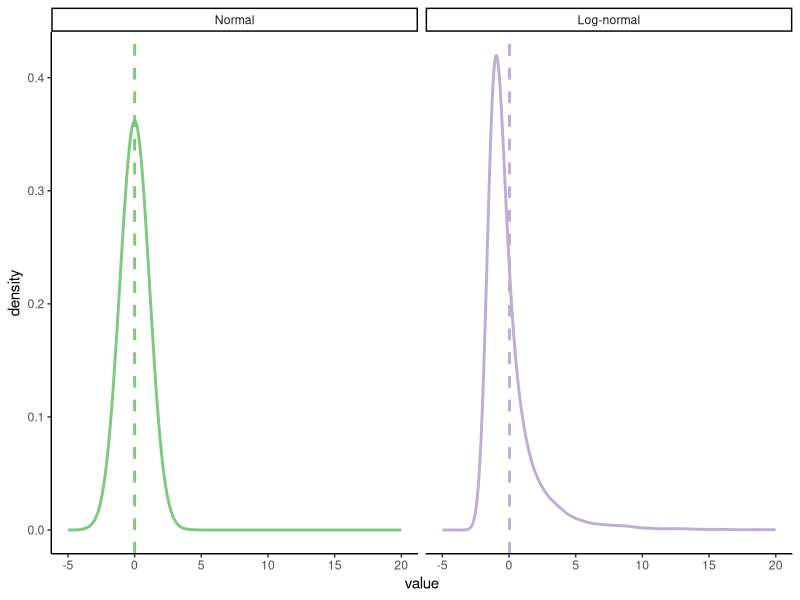
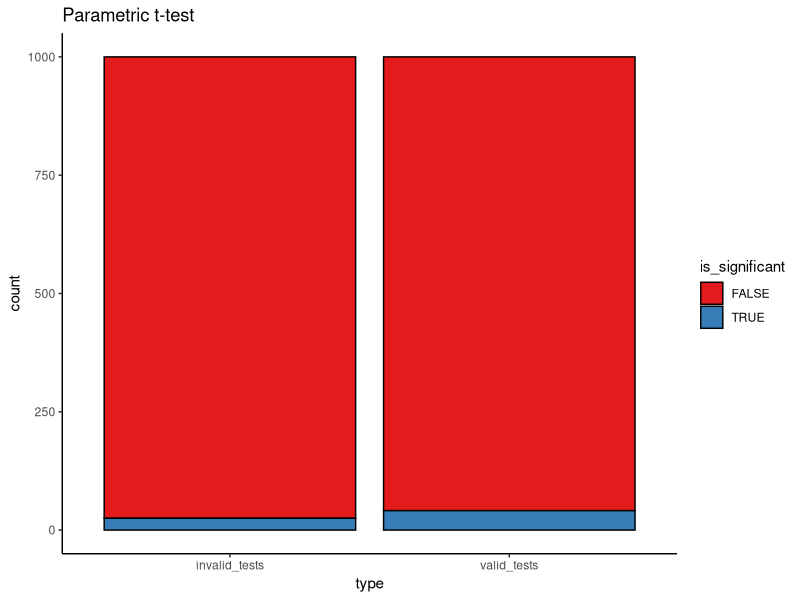
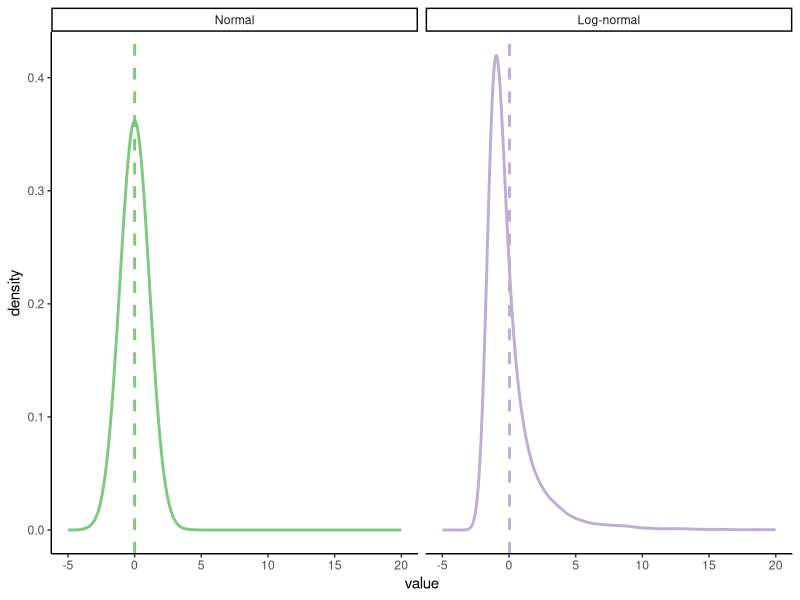

Here is the R script that generated these plots, in order: (Note: a time limit stopped this script after it produced the figures.)
## ---- chunk 1
# these options here change the formatting of how comments are rendered
knitr::opts_chunk$set(
  comment = "",
  results = "hold",
  fig.show = "hold")
## ---- chunk 2
library("boot")
library("patchwork") 
library("tidyverse")

# include references for used packages
knitr::write_bib(.packages(), "packages.bib") 
## ---- chunk 3
theme_set(
  theme_classic() #set the theme 
)
## ---- chunk 4
num_points = 1e4
parametric_plotting_data = data.frame(distribution = rep(c("Normal", "Log-normal"), each=num_points),
                                      value = c(rnorm(num_points, 0, 1),  # normal
                                                exp(rnorm(num_points, 0, 1)) - exp(1/2))) %>%
  mutate(distribution=factor(distribution, levels=c("Normal", "Log-normal")))

## ---- chunk 5
ggplot(parametric_plotting_data, aes(x=value, color=distribution)) +
  geom_density(bw=0.5, size=1) +
  geom_vline(data=parametric_plotting_data %>%
               group_by(distribution) %>%
               summarize(mean_value = mean(value), sd_value = sd(value)),
             aes(xintercept=mean_value, color=distribution), 
             linetype=2, size=1) +
  xlim(-5, 20) +
  facet_grid(~ distribution, scales="free") +
  guides(color=F) +
  scale_color_brewer(palette="Accent")
## ---- chunk 6
ggsave("figures/log_normal_dists.png", width=5, height=3)
## ---- chunk 7
gen_data_and_test = function(num_observations_per) {
x = rnorm(num_observations_per, 0, 1.1)
y = rnorm(num_observations_per, 0, 1.1)

pnormal = t.test(x, y, var.equal=T)$p.value

# what if the data are log-normally distributed?
x = exp(rnorm(num_observations_per, 0, 1.1))
y = exp(rnorm(num_observations_per, 0, 1.1))

pnotnormal = t.test(x, y, var.equal=T)$p.value 
return(c(pnormal, pnotnormal))
}

parametric_issues_demo = function(num_tests, num_observations_per) {
  replicate(num_tests, gen_data_and_test(num_observations_per))
}
## ---- chunk 8
set.seed(0) # ensures we get the same results each time we run it

num_tests = 1000 # how many datasets to generate/tests to run
num_observations_per = 20 # how many obsservations in each dataset

parametric_issues_results = parametric_issues_demo(num_tests=num_tests, 
                                                   num_observations_per=num_observations_per)




parametric_issues_d = data.frame(valid_tests = parametric_issues_results[1,],
                                 invalid_tests = parametric_issues_results[2,],
                                 iteration=1:num_tests) %>%
  gather(type, p_value, contains("tests")) %>%
  mutate(is_significant = p_value < 0.05)

# Number significant results with normally distributed data
sum(parametric_issues_results[1,] < 0.05)

# number of significant results with log-normally distributed data
sum(parametric_issues_results[2,] < 0.05)
## ---- chunk 9
ggplot(parametric_issues_d, aes(x=type, fill=is_significant)) +
  geom_bar(stat="count", color="black") +
  scale_fill_brewer(palette="Set1") +
  labs(title="Parametric t-test")
## ---- chunk 10
boot_mean_diff_test = function(x, y) {
  obs_t = t.test(x, y)$statistic
  boot_iterate = function(x, y, indices) { # indices is a dummy here
    x_samp = sample(x, 
                    length(x), 
                    replace=T)
    y_samp = sample(y, 
                    length(y), 
                    replace=T)
    mean_diff = mean(y_samp) - mean(x_samp)
    return(mean_diff)
  }
  boots = boot(data = c(x, y), boot_iterate, R=500)
#  boots = replicate(100, boot_iterate(x, y))
#  quants = quantile(boots, probs=c(0.025, 0.975))
  quants = boot.ci(boots)$bca[4:5]
  return(sign(quants[1]) == sign(quants[2]))

}
## ---- chunk 11
# gen_data_and_boot_test = function(num_observations_per) {
# x = rnorm(num_observations_per, 0, 1.1)
# y = rnorm(num_observations_per, 0, 1.1)
# 
# pnormal = boot_mean_diff_test(x, y)
# 
# # what if the data are log-normally distributed?
# x = exp(rnorm(num_observations_per, 0, 1.1))
# y = exp(rnorm(num_observations_per, 1, 1.1))
# 
# pnotnormal = boot_mean_diff_test(x, y)
# return(c(pnormal, pnotnormal))
# }
# 
# boot_results = replicate(num_tests, gen_data_and_boot_test(num_observations_per))
# sum(boot_results[1,])
# sum(boot_results[2,])
## ---- chunk 12
perm_mean_diff_test = function(x, y) {
  obs_t = t.test(x, y)$statistic
  combined_data = c(x, y)
  n_combined = length(combined_data)
  n_x = length(x)
  perm_iterate = function(x, y) {
    perm = sample(n_combined)
    x_samp = combined_data[perm[1:n_x]]
    y_samp = combined_data[perm[-(1:n_x)]]
    this_t = t.test(x_samp, y_samp)$statistic
    return(this_t)
  }
  perms = replicate(500, perm_iterate(x, y))
  quants = quantile(perms, probs=c(0.025, 0.975))
  return(obs_t < quants[1] | obs_t > quants[2])
}
## ---- chunk 13
# this could be much more efficient
gen_data_and_norm_and_perm_test = function(num_observations_per) {
  d = data.frame(distribution=c(),
                 null_true=c(),
                 parametric=c(),
                 permutation=c()) 
    
  # normally distributed 
  ## null
  x = rnorm(num_observations_per, 0, 1.1)
  y = rnorm(num_observations_per, 0, 1.1)
  
  sig_par = t.test(x, y)$p.value < 0.05
  sig_perm = perm_mean_diff_test(x, y)
  d = bind_rows(d, 
                data.frame(distribution="Normal",
                           null_true=T,
                           parametric=sig_par,
                           permutation=sig_perm))
  
  ## non-null
  x = rnorm(num_observations_per, 0, 1.1)
  y = rnorm(num_observations_per, 1, 1.1)
  
  sig_par = t.test(x, y)$p.value < 0.05
  sig_perm = perm_mean_diff_test(x, y)
  d = bind_rows(d, 
                data.frame(distribution="Normal",
                           null_true=F,
                           parametric=sig_par,
                           permutation=sig_perm))
  
  # what if the data are log-normally distributed?
  ## null
  x = exp(rnorm(num_observations_per, 0, 1.1))
  y = exp(rnorm(num_observations_per, 0, 1.1))
  
  sig_par = t.test(x, y)$p.value < 0.05
  sig_perm = perm_mean_diff_test(x, y)
  d = bind_rows(d, 
                data.frame(distribution="Log-normal",
                           null_true=T,
                           parametric=sig_par,
                           permutation=sig_perm))
  
  ## non-null
  x = exp(rnorm(num_observations_per, 0, 1.1))
  y = exp(rnorm(num_observations_per, 1, 1.1))
  
  sig_par = t.test(x, y)$p.value < 0.05
  sig_perm = perm_mean_diff_test(x, y)
  d = bind_rows(d, 
                data.frame(distribution="Log-normal",
                           null_true=F,
                           parametric=sig_par,
                           permutation=sig_perm))
  
  return(d)
}

perm_results = replicate(num_tests, gen_data_and_norm_and_perm_test(num_observations_per),
                         simplify=F) %>%
  bind_rows()
## ---- chunk 14
perm_results = perm_results %>%
  gather(test_type, significant, parametric, permutation) %>%
  mutate(distribution=factor(distribution, levels=c("Normal", "Log-normal")),
         null_true=ifelse(null_true, 
                          "Null True",
                          "Alternative True"))
## ---- chunk 15
ggplot(perm_results %>%
         filter(null_true == "Alternative True"), aes(x=test_type, fill=significant)) +
  geom_bar(stat="count", color="black") +
  scale_fill_brewer(palette="Set1") +
  facet_grid(null_true ~ distribution) + 
  geom_hline(data=data.frame(null_true="Alternative True", 
                        alpha=num_tests*0.8),
             mapping=aes(yintercept=alpha),
             linetype=2,
             size=1,
             alpha=0.5) +
  labs(x = "Test type", y = "Percent") +
  scale_y_continuous(breaks = c(0, 0.8, 1)*num_tests,
                     labels = paste(c(0, 80, 100), "%", sep=""))
## ---- chunk 16
ggsave("figures/perm_test.png", width=5, height=3)
## ---- chunk 17
perm_results %>% 
  group_by(test_type, distribution, null_true) %>%
  summarize(pct_significant = sum(significant)/n())

## ---- chunk 18
num_points = 500
true_intercept = 0
true_slope = 1.
set.seed(0)
parametric_ci_data = data.frame(IV = rep(runif(num_points,  -1, 1), 2),
                                type = rep(c("IID Error", "Non-IID Error"), each=num_points),
                                error = rep(rnorm(num_points, 0, 1), 2)) %>%
  mutate(DV = ifelse(
    type == "IID Error",
    true_slope*IV + error,
    true_slope*IV + 2*abs(IV)*error)) # error increases proportional to distance from 0 on the IV

## ---- chunk 19
ggplot(parametric_ci_data,
       aes(x=IV, y=DV, color=type)) +
  geom_point(alpha=0.5) +
  geom_smooth(method="lm", se=T, color="black", 
              size=1.5, level=0.9999) + # inflating the confidence bands a bit
                                       # to show their distribution is similar
  scale_color_brewer(palette="Accent") +
  facet_wrap(~type) +
  guides(color=F)
## ---- chunk 20
ggsave("figures/error_dist_non_null.png", width=5, height=3)
## ---- chunk 21
summary(lm(DV ~ IV, parametric_ci_data %>% filter(type=="IID Error")))
summary(lm(DV ~ IV, parametric_ci_data %>% filter(type=="Non-IID Error")))
## ---- chunk 22
ex2_lm_bootstrap_CIs = function(data, R=1000) {
  lm_results = summary(lm(DV ~ IV, data=data))$coefficients
  bootstrap_coefficients = function(data, indices) {
    linear_model = lm(DV ~ IV, 
                      data=data[indices,]) # will select a bootstrap sample of the data
    return(linear_model$coefficients)
  }

  boot_results = boot(data=data,
                      statistic=bootstrap_coefficients,
                      R=R)
  boot_intercept_CI = boot.ci(boot_results, index=1, type="bca")
  boot_slope_CI = boot.ci(boot_results, index=2, type="bca")
  return(data.frame(intercept_estimate=lm_results[1, 1],
                    intercept_SE=lm_results[1,2],
                    slope_estimate=lm_results[2, 1],
                    slope_SE=lm_results[2,2],
                    intercept_boot_CI_low=boot_intercept_CI$bca[4],
                    intercept_boot_CI_hi=boot_intercept_CI$bca[5],
                    slope_boot_CI_low=boot_slope_CI$bca[4],
                    slope_boot_CI_hi=boot_slope_CI$bca[5]))
}
## ---- chunk 23
set.seed(0) # for bootstraps
coefficient_CI_data = parametric_ci_data %>%
  group_by(type) %>%
  do(ex2_lm_bootstrap_CIs(.)) %>%
  ungroup() 
## ---- chunk 24
coefficient_CI_data = coefficient_CI_data %>%
  gather(variable, value, -type) %>%
  separate(variable, c("parameter", "measurement"), extra="merge") %>%
  spread(measurement, value) %>%
  mutate(parametric_CI_low=estimate-1.96*SE,
         parametric_CI_hi=estimate+1.96*SE) %>%
  gather(CI_type, value, contains("CI")) %>%
  separate(CI_type, c("CI_type", "high_or_low"), extra="merge") %>%
  spread(high_or_low, value) %>%
  mutate(CI_type = factor(CI_type))
## ---- chunk 25
plot_coefficient_CI_data = function(coefficient_CI_data, errorbar_width=0.5) {
  p = ggplot(data=coefficient_CI_data, aes(x=parameter, color=CI_type, y=estimate, ymin=CI_low, ymax=CI_hi)) +
    geom_hline(data=data.frame(parameter=c("intercept", "slope"),
                               estimate=c(true_intercept, true_slope)), 
               mapping=aes(yintercept=estimate),
               linetype=3) +
    geom_point(size=2, position=position_dodge(width=0.2)) +
    geom_errorbar(position=position_dodge(width=0.2), width=errorbar_width) +
    facet_grid(~type) + 
    scale_y_continuous(breaks=c(0, 0.5, 1), limits=c(-0.2, 1.5)) +
    scale_color_brewer(palette="Dark2", drop=F)
}
## ---- chunk 26
plot_coefficient_CI_data(coefficient_CI_data)
ggsave("figures/error_dist_CI_example.png", width=5, height=3)

plot_coefficient_CI_data(coefficient_CI_data %>% 
                           filter(CI_type=="parametric"),
                         0.25)
ggsave("figures/error_dist_CI_example_parametric_only.png", width=5, height=3)
## ---- chunk 27
num_points = 200
true_intercept = 0
true_slope = 0.
set.seed(0)
parametric_ci_data = data.frame(IV = rep(runif(num_points,  -1, 1), 2),
                                type = rep(c("IID Error", "Non-IID Error"), each=num_points),
                                error = rep(rnorm(num_points, 0, 1), 2)) %>%
  mutate(DV = ifelse(
    type == "IID Error",
    true_slope*IV + error,
    true_slope*IV + 2*abs(IV)*error)) # error increases proportional to distance from 0 on the IV

## ---- chunk 28
ggplot(parametric_ci_data,
       aes(x=IV, y=DV, color=type)) +
  geom_point(alpha=0.5) +
  geom_smooth(method="lm", se=T, color="black", 
              size=1.5, level=0.9999) + # inflating the confidence bands a bit
                                       # to show their distribution is similar
  scale_color_brewer(palette="Accent") +
  facet_wrap(~type) +
  guides(color=F)
## ---- chunk 29
ggsave("figures/error_dist_null.png", width=5, height=3)
## ---- chunk 30
error_dist_null_sample = function(num_points) {
  true_intercept = 0
  true_slope = 0
  # We'll sample only for the scaling error case, we know IID works 
  this_data = data.frame(IV = runif(num_points,  -1, 1),
                         error = rnorm(num_points, 0, 1)) %>%
    mutate(DV = true_slope*IV + 2*abs(IV)*error) # error increases proportional to distance from 0 on the IV

  coefficient_CI_data = ex2_lm_bootstrap_CIs(this_data,
                                             R=500) # take fewer bootstrap samples, to speed things up
  
  coefficient_CI_data = coefficient_CI_data %>%
    gather(variable, value) %>%
    separate(variable, c("parameter", "measurement"), extra="merge") %>%
    spread(measurement, value) %>%
    mutate(parametric_CI_low=estimate-1.96*SE,
           parametric_CI_hi=estimate+1.96*SE) %>%
    gather(CI_type, value, contains("CI")) %>%
    separate(CI_type, c("CI_type", "high_or_low"), extra="merge") %>%
    spread(high_or_low, value) %>%
    mutate(significant = sign(CI_hi) == sign(CI_low)) %>%
    select(parameter, CI_type, significant)
  return(list(coefficient_CI_data))
}
## ---- chunk 31
num_simulations = 500
num_points = 200
set.seed(0)
noise_dist_simulation_results = replicate(num_simulations, error_dist_null_sample(num_points)) %>%
  bind_rows()
## ---- chunk 32
ggplot(noise_dist_simulation_results, aes(x=CI_type, fill=significant)) +
  geom_bar(stat="count", color="black") +
  scale_fill_brewer(palette="Set1", direction=-1) + 
  facet_wrap(~parameter) +
  scale_y_continuous(breaks=c(0, 0.05*num_simulations, num_simulations),
                     labels=c("0%", expression(Nominal ~ alpha), "100%")) +
  labs(x="Test type",
       y="Proportion significant") +
  geom_hline(yintercept=0.05*num_simulations, linetype=2)
## ---- chunk 33
ggsave("figures/error_dist_proportion_significant.png", width=5, height=3)
## ---- chunk 34
noise_dist_simulation_results %>%
  count(parameter, CI_type, significant) %>%
  mutate(prop=n/num_simulations)
## ---- chunk 35
density_similarity_conceptual_plot_data = expand.grid(x=seq(0, 4, 0.01),
                                                      y=seq(0, 4, 0.01)) %>%
  mutate(population_1 = exp(-((x-2)^2 +(y-3)^2)/8) * exp(-((x-2/y)^2 +(y-1/x)^2)/2), #These are definitely not proper distributions
         population_2 = exp(-((x)^2 +(y)^2)/8) * exp(-((x/2)^2 +(y/2-1/x)^2)/2)) %>% 
  gather(population, value, contains("population"))
  
## ---- chunk 36
ggplot(density_similarity_conceptual_plot_data,
       aes(x=x, y=y, z=value, color=population)) +
  geom_contour(size=1, bins=8) +
  scale_color_brewer(palette="Dark2") +
  facet_wrap(~population) +
  labs(x = "Feature 1", y="Feature 2") +
  guides(color=F)
## ---- chunk 37
ggsave("figures/conceptual_density_plot.png", width=5, height=3)
## ---- chunk 38
num_points = 100
true_intercept = 0
true_slope = 1.
set.seed(2) # I p-hacked the shit out of this demo to make the ideas more clear
parametric_ci_data = data.frame(IV = rep(runif(num_points,  -1, 1), 2),
                                type = rep(c("IID Error", "Scaling Error"), each=num_points),
                                error = rep(rnorm(num_points, 0, 1), 2)) %>%
  mutate(DV = ifelse(
    type == "IID Error",
    true_slope*IV + error,
    true_slope*IV + 2*abs(IV)*error)) # error increases proportional to distance from 0 on the IV
## ---- chunk 39
p = ggplot(parametric_ci_data,
       aes(x=IV, y=DV)) +
  geom_point(alpha=0.25) +
  geom_smooth(method="lm", se=F, color="black", 
              size=1.5) + 
  facet_wrap(~type) 
p
## ---- chunk 40
ggsave("figures/bootstrap_demo_0.png", width=5, height=3)
## ---- chunk 41
set.seed(15) # See above RE: p-hacking
samp_1_indices = sample(2:num_points, num_points, replace=T)
samp_1 = parametric_ci_data[c(samp_1_indices, samp_1_indices+num_points), ] # take the same rows from each type of data
set.seed(2) # See above RE: p-hacking
samp_2_indices = sample(1:num_points, num_points, replace=T)
samp_2 = parametric_ci_data[c(samp_2_indices, samp_2_indices+num_points), ]

many_samples_indices = sample(1:num_points, 8*num_points, replace=T)
many_samples = bind_rows(samp_1 %>%
                           mutate(sample=1), 
                         samp_2 %>% mutate(sample=2),
                         parametric_ci_data[c(many_samples_indices, many_samples_indices+num_points),] %>%
                           mutate(sample=rep(rep(3:10, each=num_points), 2)))
## ---- chunk 42
p + 
  geom_point(data=samp_1,
             aes(color=NA), color="red", alpha=0.5) 

## ---- chunk 43
ggsave("figures/bootstrap_demo_1.png", width=5, height=3)
## ---- chunk 44
p + 
  geom_point(data=samp_1,
             aes(color=NA), color="red", alpha=0.5) +
  geom_smooth(data=samp_1,
              method="lm", se=F, color="red", 
              size=1.5) 

## ---- chunk 45
ggsave("figures/bootstrap_demo_2.png", width=5, height=3)
## ---- chunk 46
p + 
  geom_point(data=samp_2,
             aes(color=NA), color="red", alpha=0.5) 
## ---- chunk 47
ggsave("figures/bootstrap_demo_3.png", width=5, height=3)
## ---- chunk 48
p + 
  geom_point(data=samp_2,
             aes(color=NA), color="red", alpha=0.5) +
  geom_smooth(data=samp_2,
              method="lm", se=F, color="red", 
              size=1.5) 
## ---- chunk 49
ggsave("figures/bootstrap_demo_4.png", width=5, height=3)
## ---- chunk 50
p +  
  geom_smooth(data=many_samples,
              aes(group=sample),
              method="lm", se=F, 
              size=1.5,
              color="red")
## ---- chunk 51
ggsave("figures/bootstrap_demo_5.png", width=5, height=3)
## ---- chunk 52
num_top_points = 23
num_mid_points = 4
num_outlier_points = 2
max_score = 100
set.seed(0)
test_score_data = data.frame(
  score=c(rbinom(num_top_points, max_score, 0.9999), rbinom(num_mid_points, max_score, 0.97), sample(0:max_score, num_outlier_points, replace=T)),
  type="Observed sample"
)
## ---- chunk 53
get_mean_score = function(data, indices) {
  return(mean(data[indices,]$score))
}

bootstrap_results = boot(test_score_data, get_mean_score, R=1000)
bootstrap_CIs = boot.ci(bootstrap_results)
bootstrap_CIs
## ---- chunk 54
test_summary_data = test_score_data %>%
  summarise(mean=mean(score),
            se=sd(score)/sqrt(n()),
            parametric_CI_low=mean-1.96*se,
            parametric_CI_high=mean+1.96*se) 

test_score_data = test_score_data %>%
  bind_rows(
    data.frame(score=bootstrap_results$t, type="Boot. sampling dist.")
  )  %>%
  mutate(type=factor(type, levels=c("Observed sample", "Boot. sampling dist.")))

test_summary_data = test_summary_data %>%
  mutate(type = factor("Boot. sampling dist.", levels=levels(test_score_data$type)),
         percentile_CI_low=bootstrap_CIs$percent[4],
         percentile_CI_high=bootstrap_CIs$percent[5],
         bca_CI_low=bootstrap_CIs$bca[4],
         bca_CI_high=bootstrap_CIs$bca[5]) %>%
  gather(CI_type, value, contains("CI")) %>%
  separate(CI_type, c("CI_type", "endpoint"), extra="merge") %>%
  spread(endpoint, value) %>%
  mutate(y=c(170, 210, 190),
         CI_type=factor(CI_type, levels=c("parametric", "percentile", "bca"), labels=c("Normal", "Boot: %", "Boot: BCA")))
## ---- chunk 55
ggplot(test_summary_data %>%
             filter(CI_type != "Boot: BCA"), aes(x=score)) +
  geom_histogram(data=test_score_data,
                 binwidth=1) +
  geom_point(mapping=aes(x=mean, y=y, color=CI_type),
             size=2) +
  geom_errorbarh(mapping=aes(y=y, color=CI_type, xmin=CI_low, x=NULL, xmax=CI_high),
                 size=1,
                 position=position_dodge()) +
  facet_grid(type ~ ., scales="free_y")+
  scale_color_brewer(palette="Dark2") +
  guides(color=guide_legend(title="CI"))


## ---- chunk 56
ggsave("figures/bootstrap_CI_0.png", width=5, height=3)
## ---- chunk 57
ggplot(test_summary_data, aes(x=score)) +
  geom_histogram(data=test_score_data,
                 binwidth=1) +
  geom_point(mapping=aes(x=mean, y=y, color=CI_type),
             size=2) +
  geom_errorbarh(mapping=aes(y=y, color=CI_type, xmin=CI_low, x=NULL, xmax=CI_high),
                 size=1,
                 position=position_dodge()) +
  facet_grid(type ~ ., scales="free_y")+
  scale_color_brewer(palette="Dark2") +
  guides(color=guide_legend(title="CI"))
ggsave("figures/bootstrap_CI_1.png", width=5, height=3)
## ---- chunk 58
num_flips = 20
true_heads_prob = 0.9
set.seed(2)
flips = rbinom(num_flips, 1, true_heads_prob)
flip_data = data.frame(flip_result = factor(flips, labels=c("Tails", "Heads")))
## ---- chunk 59
flip_data_plot = ggplot(data = flip_data, aes(x = flips, fill = flips)) +
  geom_dotplot(binwidth=0.03) +
  scale_x_continuous(breaks = c(0, 1),
                     labels = c("tails", "heads")) +
  scale_y_continuous(breaks=c()) +
  labs(x="Flip result", y="")
## ---- chunk 60
get_mean_heads = function(data, indices) {
  return(mean(data[indices, "flip_result"] == "Heads"))
}

set.seed(0)
bootstrap_results = boot(flip_data, get_mean_heads, R=20000)
bootstrap_CIs = boot.ci(bootstrap_results)
bootstrap_CIs
## ---- chunk 61
flip_boot_plot = ggplot(data=data.frame(mean_flips=bootstrap_results$t),
                        aes(x=mean_flips)) +
  geom_histogram(binwidth=0.05) +
  xlim(0, 1) +
  geom_vline(xintercept=0.5,
             color="red",
             size=1.1) +
  annotate("text",
           label="Null value",
           color="red",
           x=0.43, y=2500,
           angle=90,
           size=4) +
  annotate("text",
           label="95% CI",
           color="blue",
           x=0.75, y=5400,
           size=4) +
  geom_errorbarh(aes(xmin=bootstrap_CIs$bca[4],
                    xmax=bootstrap_CIs$bca[5],
                    y=5100),
                 color="blue", 
                 size=1.1,
                 height=200) +
  labs(x="Boot. sampling dist.")

flip_boot_plot
## ---- chunk 62
flip_data_plot + flip_boot_plot +
  plot_layout()


ggsave("figures/bootstrap_test.png", width=5, height=2.5)
## ---- chunk 63
bootstrap_CIs = boot.ci(bootstrap_results,
                        conf=0.999)
flip_boot_plot = ggplot(data=data.frame(mean_flips=bootstrap_results$t),
                        aes(x=mean_flips)) +
  geom_histogram(binwidth=0.05) +
  xlim(0, 1) +
  geom_vline(xintercept=0.5,
             color="red",
             size=1.1) +
  annotate("text",
           label="Null value",
           color="red",
           x=0.43, y=2500,
           angle=90,
           size=4) +
  annotate("text",
           label="99.9% CI",
           color="blue",
           x=0.75, y=5400,
           size=4) +
  geom_errorbarh(aes(xmin=bootstrap_CIs$bca[4],
                    xmax=bootstrap_CIs$bca[5],
                    y=5100),
                 color="blue", 
                 size=1.1,
                 height=200) +
  labs(x="Boot. sampling dist.")

flip_boot_plot
## ---- chunk 64
flip_data_plot + flip_boot_plot +
  plot_layout()


ggsave("figures/bootstrap_test_999.png", width=5, height=2.5)
## ---- chunk 65
sessionInfo()
